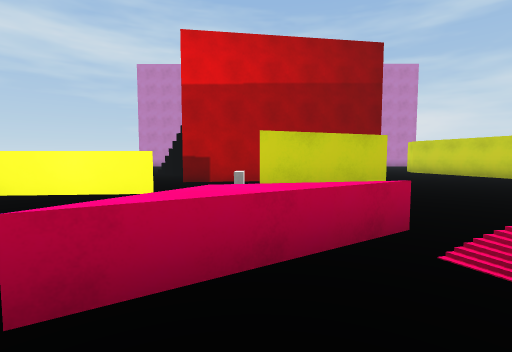
[1] (above)

24 first-person views from a walk through a scene from a Unity 3-D project. The camera is 1.3 m above the floor, tilts 4° down and sees 85° across. The floor is counted in squares, 1.8 m on a side. Each view is taken from the middle of a square. On the plan, view 1 faces up. The plan holds only what a view shows up to about 10 squares ahead; the rest is blank. The place goes on beyond the plan. The player character is not drawn. Surface patterns are stand-ins for the level's own textures.

[2]
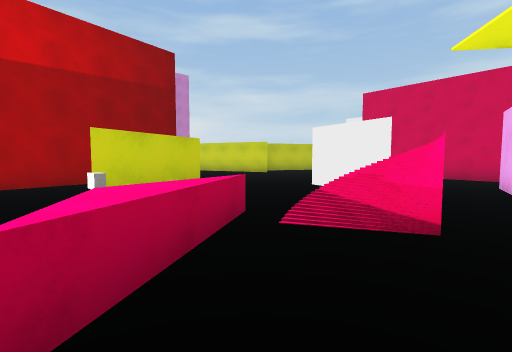

[3]
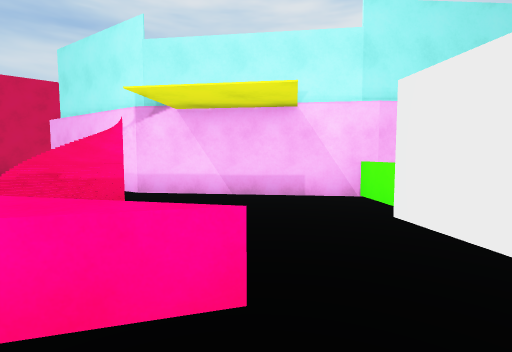

[4]
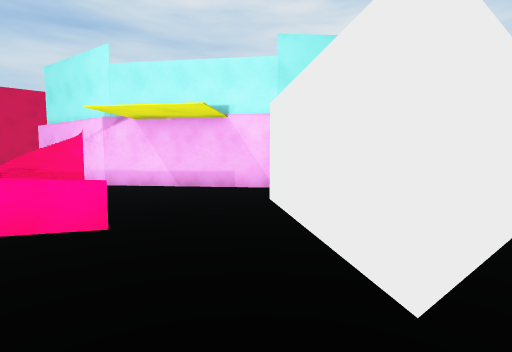

[5]
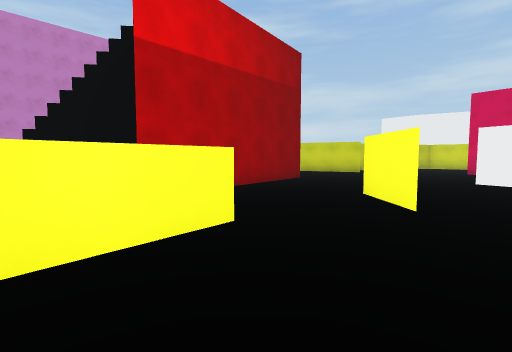

[6]
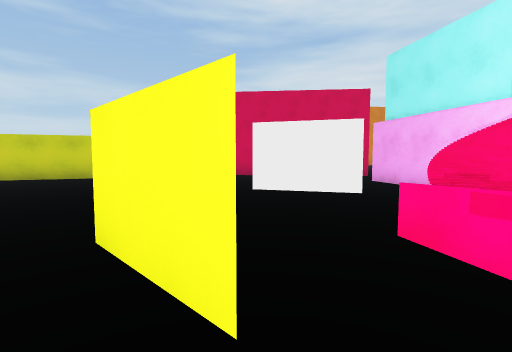

[7]
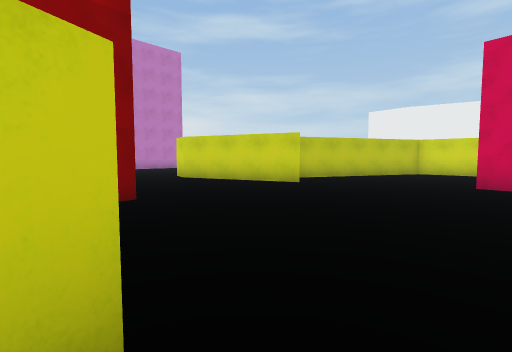

[8]
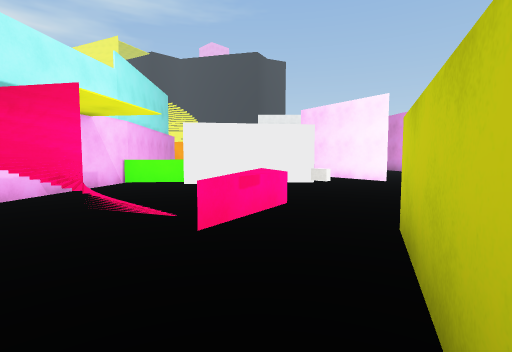

[9]
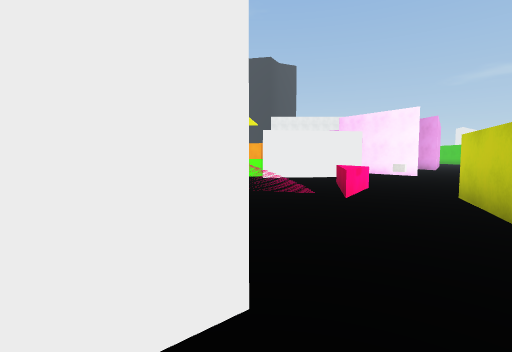

[10]
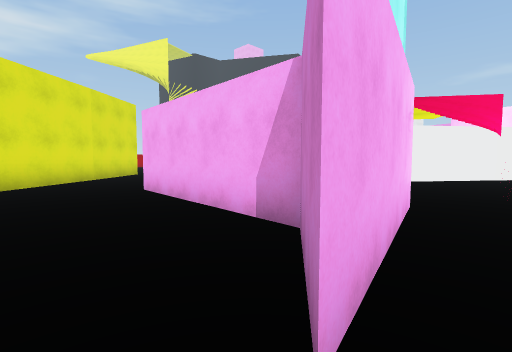

[11]
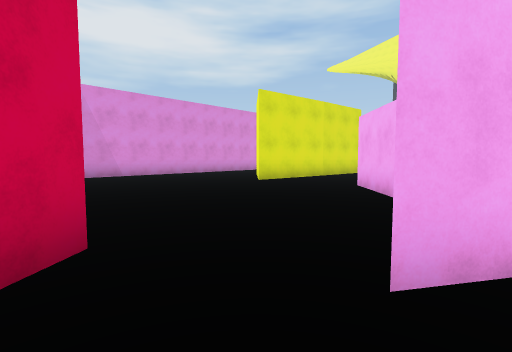

[12]
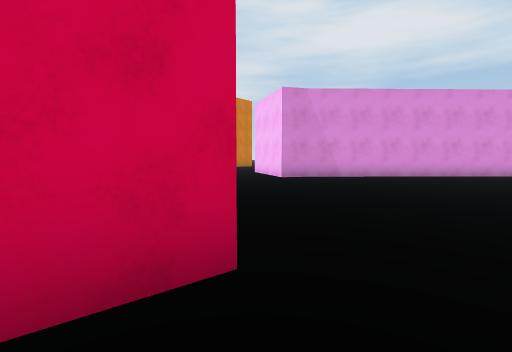

[13]
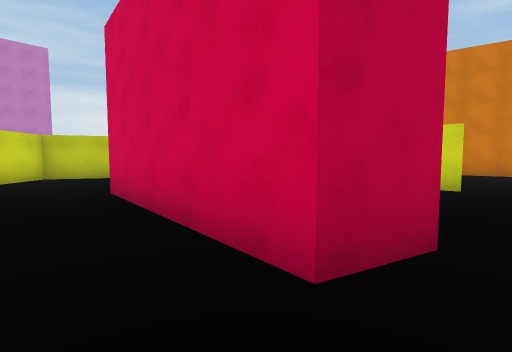

[14]
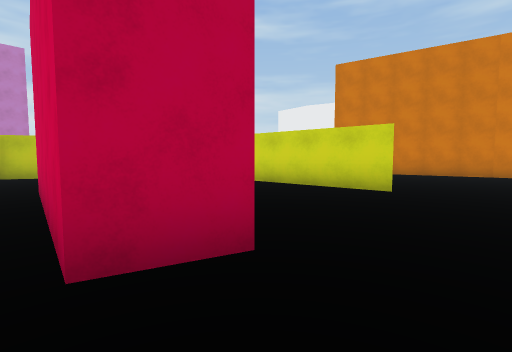

[15]
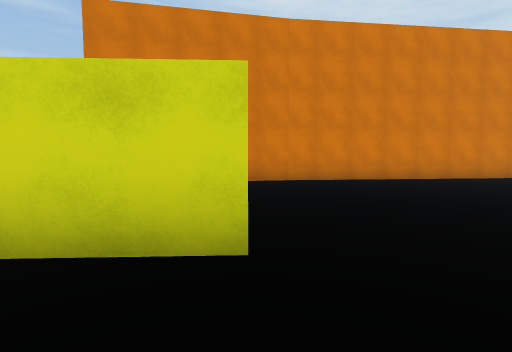

[16]
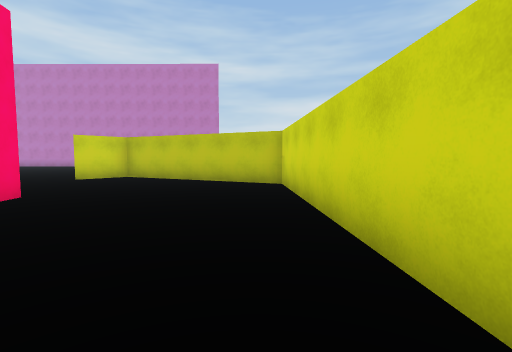

[17]
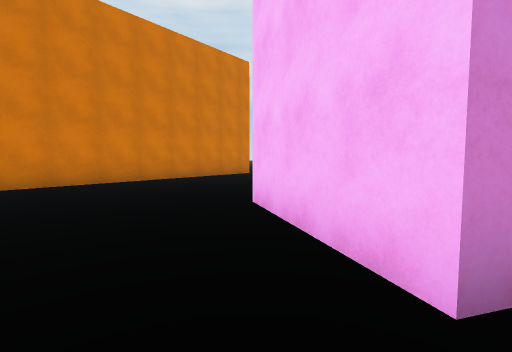

[18]
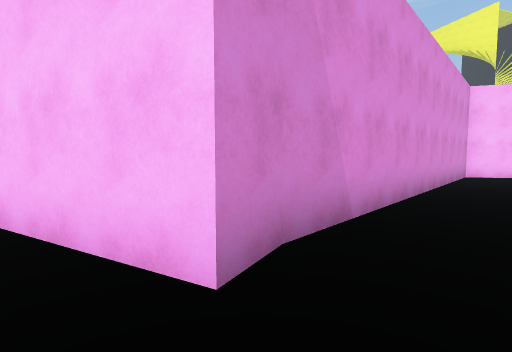

[19]
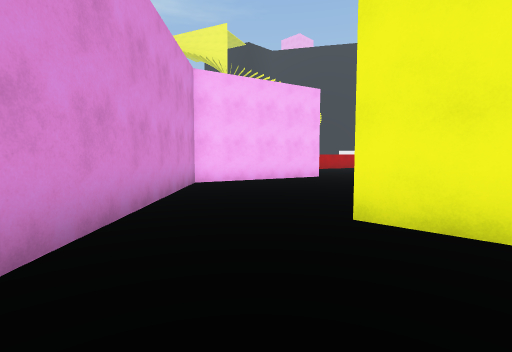

[20]
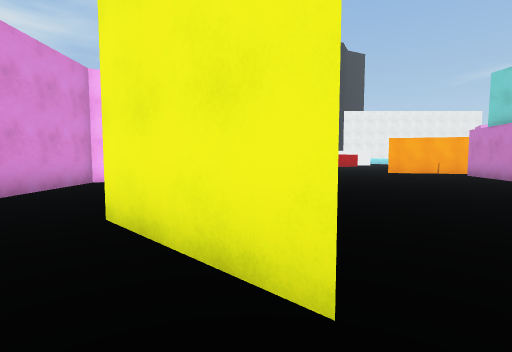

[21]
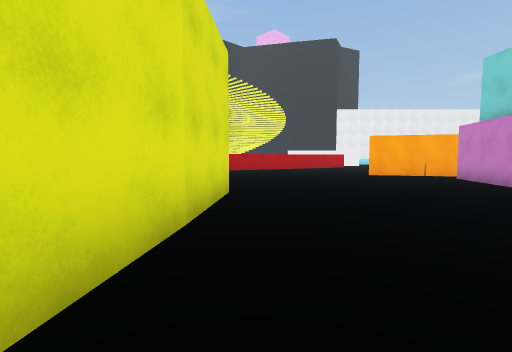

[22]
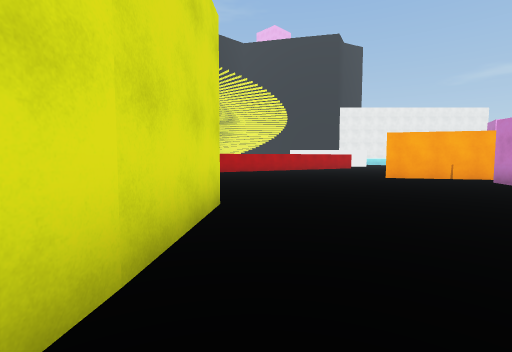

[23]
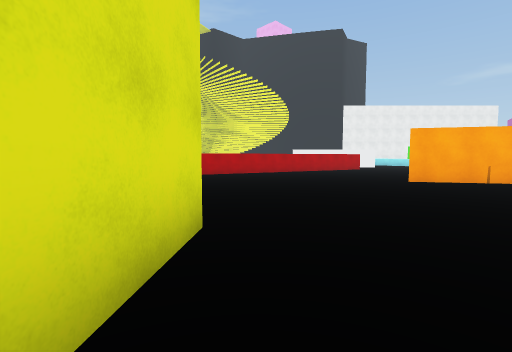

[24]
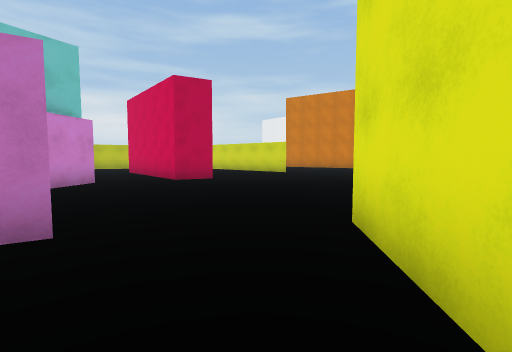

### Floor plan
Points are (right, up) in squares from view 1. A wall is a line through its corners. A room is listed if a view was taken in it or the views show most of it. See-through windows are left out.
Room 1 (views 1, 7, 8)
walls: (4.4, 1.8) (5.1, 4.1); (2.4, 5) (0.1, 4.1); (-1.8, -0.9) (-0.8, -1.6); (-1.1, -1.7) (0.2, -2.8); (-0.1, -3.1) (3.6, -0.3) (5.7, 0.2)
low walls: (-0.5, 2.3) (1.5, 2.7) (-1, 1.1)
ways out: opening at (-1, 0) to room 2; opening at (-0.5, 3.5) to room 2; opening at (3.5, 5.5) to room 3; opening at (6, 1) to room 3
objects: other object (0, 3)
Room 2 (views 2, 3, 4, 5, 6)
walls: (-1.9, 5.4) (-4.6, 5.1); (0.1, 4.1) (1.3, 5.4); (-1.3, 7.9) (-2, 7.8); (-0.3, 8.1) (-0.9, 8); (0.8, 8.3) (0.2, 8.2); (-3.9, -1.3) (-3.7, 0.6) (-1.8, -0.9)
low walls: (-1, 1.1) (-0.5, 2)
ways out: opening at (-1, 0) to room 1; opening at (-0.5, 3.5) to room 1; opening at (1.5, 6.5) to room 3; opening at (-3.5, 8)
Room 3 (views 9, 10, 11, 12, 13, 14, 15, 16, 17, 18, 19, 20, 21, 22, 23, 24)
walls: (13.8, -7.3) (14.2, -6.5) (17.3, -8.1); (10.6, -0.5) (9.3, -0.2) (9.8, 4.9); (15, 0) (14.7, 7.3) (9.5, 9.9) (8.4, 8.6) (7, 12.6) (7.2, 13); (3.3, -10.3) (7.9, -6.6) (8, -9.5); (5.7, 0.2) (7.3, 0.6) (5.7, -0.7) (5.4, -5) (5, -4.9); (2.2, -13.5) (6.7, -14.6) (13.9, -7.2); (9.8, 5) (9.9, 4.4); (22.6, -10.7) (21.3, 0.3); (5.1, 4.1) (6, 4); (-1.8, -6.3) (-4.1, -7.8); (-4.5, -9.1) (-3.7, -10.6); (3.9, 8.7) (3.4, 8.6); (3, 8.6) (2.4, 8.5); (1.9, 8.4) (1.2, 8.3)
ways out: opening at (3.5, 5.5) to room 1; opening at (6, 1) to room 1; opening at (1.5, 6.5) to room 2

Where each view was taken, in squares from view 1:
view 1: 0 up, 0 right, facing up
view 2: 0 up, 1 left, facing up-right
view 3: 2 up, 2 left, facing down-right
view 4: 2 up, 4 left, facing down-right
view 5: 3 up, 4 left, facing up-right
view 6: 4 up, 1 left, facing right
view 7: 4 up, 2 right, facing up-right
view 8: 5 up, 3 right, facing down-left
view 9: 5 up, 6 right, facing down-left
view 10: 1 up, 8 right, facing down-left
view 11: 2 up, 8 right, facing down
view 12: 1 up, 8 right, facing down-right
view 13: 1 down, 8 right, facing up-right
view 14: 2 down, 9 right, facing up-right
view 15: 0 up, 13 right, facing right
view 16: 0 up, 14 right, facing up
view 17: 5 down, 14 right, facing down-right
view 18: 5 down, 14 right, facing down
view 19: 8 down, 11 right, facing down-left
view 20: 6 down, 9 right, facing down-left
view 21: 6 down, 7 right, facing down-left
view 22: 7 down, 6 right, facing down-left
view 23: 8 down, 5 right, facing down-left
view 24: 8 down, 5 right, facing up-right
